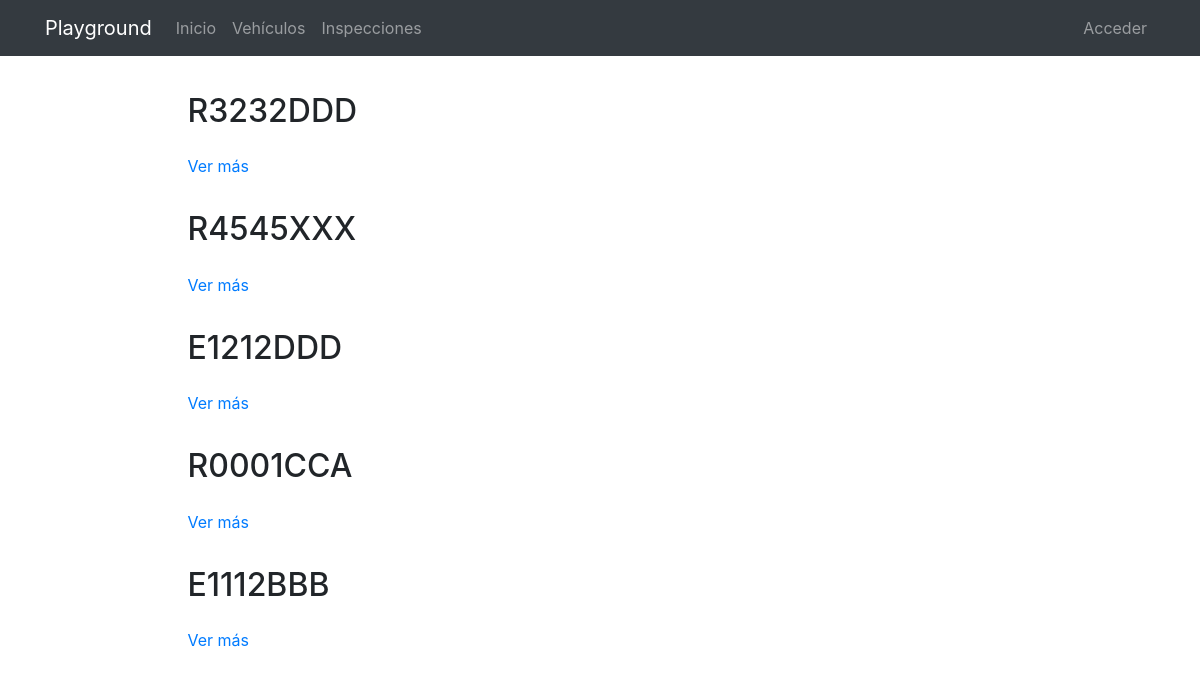
The app's page /vehiculos/ with its own data.
### vehiculos/models.py (models this page shows, shortened)
class Vehiculo(models.Model):
	tipo = models.IntegerField(choices=TIPO_VEHICULO,default=1,verbose_name='Tipo de Vehículo')
	matricula = models.CharField(verbose_name='Matrícula',max_length=8)
	avatar = models.ImageField(upload_to='profiles',null=True, blank=True)
	ejes = models.IntegerField(verbose_name='Ejes',blank=True,null=True)
	tara = models.IntegerField(verbose_name='Tara',blank=True,null=True)
	peso_maximo = models.IntegerField(verbose_name='Peso Máximo',blank=True,null=True)
	carga_pesados = models.BooleanField(verbose_name='Carga Pesados',default=False)
	solo_gasoleos = models.BooleanField(verbose_name='Sólo Gasóleos',default=False)
	no_petroliferos = models.BooleanField(verbose_name='No Petrolíferos',default=False)
	carga_queroseno = models.BooleanField(verbose_name='Carga Queroseno',default=False)
	equipo_adicional = models.BooleanField(verbose_name='Equipo Adicional', default=False)
	equipos = models.CharField(verbose_name='Indicar equipos adicionales',null=True,blank=True,max_length=500)
	contador = models.BooleanField(verbose_name='Contador', blank=True,null=True)
	compartimentos = models.IntegerField(verbose_name='Compartimentos',blank=True,null=True)
	tipo_adr = models.CharField(verbose_name='Tipo ADR',max_length=8,blank=True,null=True)
	fechaadr = models.DateTimeField(verbose_name='Fecha ADR')
	fechaitv = models.DateTimeField(verbose_name='Fecha ITV')
	fechatablas = models.DateTimeField(verbose_name='Fecha Tablas Calibración')
	fechatarjetatte = models.DateTimeField(verbose_name='Fecha Tarjeta Tte')
	observaciones = models.CharField(verbose_name='Observaciones',null=True,blank=True,max_length=500)
	editado = models.DateTimeField(auto_now=True,verbose_name='Editado')
	creado = models.DateTimeField(auto_now_add=True,verbose_name='Creado')
	class Meta:
		verbose_name = "vehículo"
		verbose_name_plural = "vehículos"
		ordering = ['matricula','editado']

### vehiculos/views.py (the view)
# urls.py: path('', VehiculoListView.as_view(), name="vehiculos"),
class VehiculoListView(ListView):
	model = Vehiculo

### vehiculos/templates/vehiculos/vehiculo_list.html (shortened to what this page needs)
{% extends 'core/base.html' %}
{% load static %}
{% block content %}
{% include 'vehiculos/includes/vehiculos_menu.html' %}
<main role="main">
  <div class="container mb-4">
    {% for vehiculo in vehiculo_list|dictsort:"id" reversed %}
      <div class="row mt-3">
        <div class="col-md-9 mx-auto">
          <h2 class="mb-4">{{vehiculo.matricula}}</h2>
          <div>
            <p><a href="{% url 'vehiculos:vehiculo' vehiculo.id vehiculo.matricula|slugify %}">Ver más</a>
            </p>
          </div>
        </div>
      </div>
    {% endfor %}
  </div>
</main>
{% endblock %}

### core/static/core/css/main.css (style rules this page uses)
main { padding-top: 20px; }
:root { --jumbotron-padding-y: 3rem; }

### records on screen
Vehiculo: matricula "R3232DDD"
Vehiculo: matricula "R4545XXX"
Vehiculo: matricula "E1212DDD"
Vehiculo: matricula "R0001CCA"
Vehiculo: matricula "E1112BBB"
